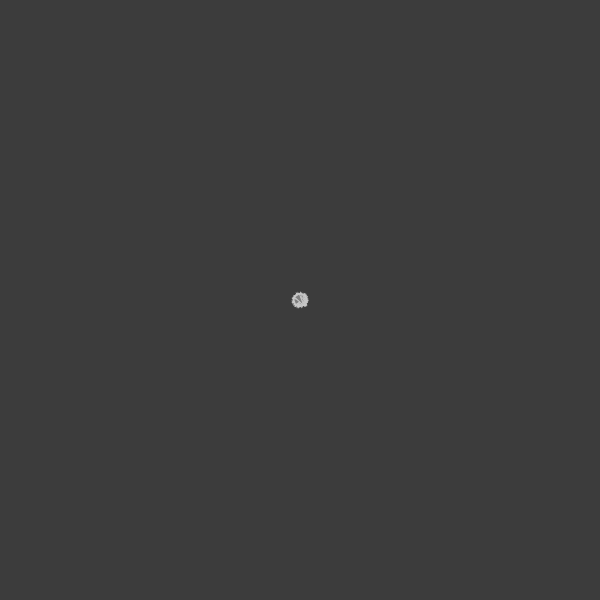
Frame 1 (no input)
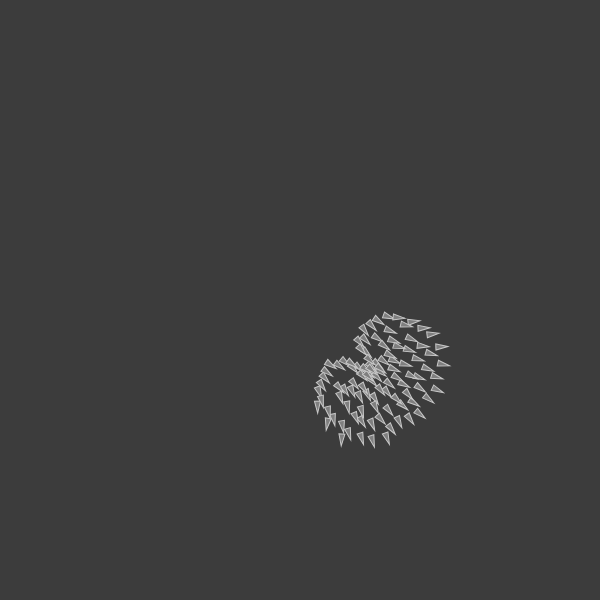
Frame 60 (no input)
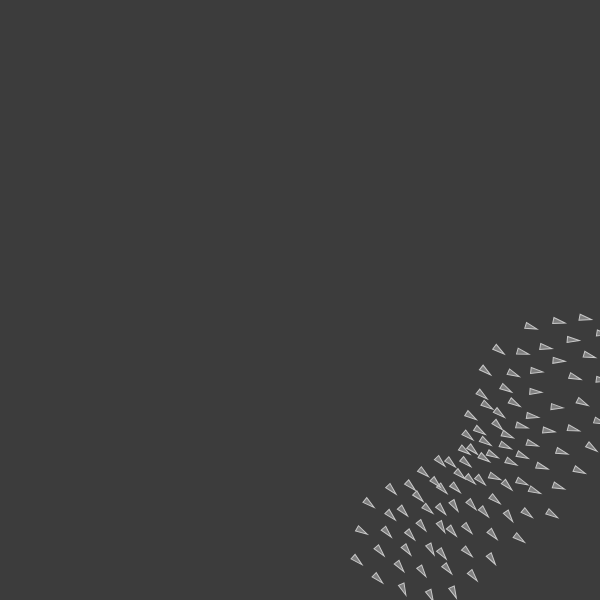
Frame 120 (the mouse pressed at the canvas centre since frame 60)

The p5.js sketch that drew these frames (run headless with seeded random() and noise() and a simulated clock; from frame 60 on, the mouse is pressed at the canvas centre):

// p5.js sketch
// ── sketch.js
let flock;

function setup() {
  createCanvas(600, 600);

  flock = new Flock();
  for (let i = 0; i < 100; i++) {           // Initial set of boids into the system
    let b = new Boid(width / 2,height / 2);
    flock.addBoid(b);
  }
}

function draw() {
  background(60);
  flock.run();
}

// Add a new boid into the System
function mouseDragged() {
  flock.addBoid(new Boid(mouseX, mouseY));
}


// Flock object, does very little, simply manages the array of all the boids
function Flock() {
  // An array for all the boids
  this.boids = []; // Initialize the array
}

Flock.prototype.run = function() {
  for (let i = 0; i < this.boids.length; i++) {
    this.boids[i].run(this.boids);  // Passing the entire list of boids to each boid individually
  }
}

Flock.prototype.addBoid = function(b) {
  this.boids.push(b);
}

// Boid class, methods for Separation, Cohesion, Alignment added
function Boid(x, y) {
  this.acceleration = createVector(0, 0);
  this.velocity = createVector(random(-1, 1), random(-1, 1));
  this.position = createVector(x, y);
  this.r = 3.0;
  this.maxspeed = 3;    // Maximum speed
  this.maxforce = 0.2;  // Maximum steering force
}

Boid.prototype.run = function(boids) {
  this.flock(boids);
  this.update();
  this.borders();
  this.render();
}

Boid.prototype.applyForce = function(force) {
  // We could add mass here if we want A = F / M
  this.acceleration.add(force);
}

// We accumulate a new acceleration each time based on three rules
Boid.prototype.flock = function(boids) {
  let sep = this.separate(boids);   // Separation
  let ali = this.align(boids);      // Alignment
  let coh = this.cohesion(boids);   // Cohesion
  // Arbitrarily weight these forces
  sep.mult(1.5);
  ali.mult(1.0);
  coh.mult(1.0);
  // Add the force vectors to acceleration
  this.applyForce(sep);
  this.applyForce(ali);
  this.applyForce(coh);
}

// Method to update location
Boid.prototype.update = function() {
  // Update velocity
  this.velocity.add(this.acceleration);
  // Limit speed
  this.velocity.limit(this.maxspeed);
  this.position.add(this.velocity);
  // Reset accelertion to 0 each cycle
  this.acceleration.mult(0);
}

// A method that calculates and applies a steering force towards a target
// STEER = DESIRED MINUS VELOCITY
Boid.prototype.seek = function(target) {
  let desired = p5.Vector.sub(target,this.position);  // A vector pointing from the location to the target
  // Normalize desired and scale to maximum speed
  desired.normalize();
  desired.mult(this.maxspeed);
  // Steering = Desired minus Velocity
  let steer = p5.Vector.sub(desired,this.velocity);
  steer.limit(this.maxforce);  // Limit to maximum steering force
  return steer;
}


Boid.prototype.render = function() {                // Draw a triangle rotated in the direction of velocity
  let theta = this.velocity.heading() + radians(90);
  fill(127);
  stroke(200);
  push();
  translate(this.position.x, this.position.y);
  rotate(theta);
  beginShape();
  vertex(0, -this.r * 2);
  vertex(-this.r, this.r * 2);
  vertex(this.r, this.r * 2);
  endShape(CLOSE);
  pop();
}

// Wraparound
Boid.prototype.borders = function() {
  if (this.position.x < -this.r)  this.position.x = width + this.r;
  if (this.position.y < -this.r)  this.position.y = height + this.r;
  if (this.position.x > width + this.r) this.position.x = -this.r;
  if (this.position.y > height + this.r) this.position.y = -this.r;
}

// Separation, method checks for nearby boids and steers away
Boid.prototype.separate = function(boids) {
  let desiredseparation = 25.0;
  let steer = createVector(0, 0);
  let count = 0;
  // For every boid in the system, check if it's too close
  for (let i = 0; i < boids.length; i++) {
    let d = p5.Vector.dist(this.position,boids[i].position);
    // If the distance is greater than 0 and less than an arbitrary amount (0 when you are yourself)
    if ((d > 0) && (d < desiredseparation)) {
      // Calculate vector pointing away from neighbor
      let diff = p5.Vector.sub(this.position, boids[i].position);
      diff.normalize();
      diff.div(d);        // Weight by distance
      steer.add(diff);
      count++;            // Keep track of how many
    }
  }
  // Average -- divide by how many
  if (count > 0) {
    steer.div(count);
  }

  // As long as the vector is greater than 0
  if (steer.mag() > 0) {
    // Implement Reynolds: Steering = Desired - Velocity
    steer.normalize();
    steer.mult(this.maxspeed);
    steer.sub(this.velocity);
    steer.limit(this.maxforce);
  }
  return steer;
}

// Alignment, for every nearby boid in the system, calculate the average velocity
Boid.prototype.align = function(boids) {
  let neighbordist = 50;
  let sum = createVector(0,0);
  let count = 0;
  for (let i = 0; i < boids.length; i++) {
    let d = p5.Vector.dist(this.position,boids[i].position);
    if ((d > 0) && (d < neighbordist)) {
      sum.add(boids[i].velocity);
      count++;
    }
  }
  if (count > 0) {
    sum.div(count);
    sum.normalize();
    sum.mult(this.maxspeed);
    let steer = p5.Vector.sub(sum, this.velocity);
    steer.limit(this.maxforce);
    return steer;
  } else {
    return createVector(0, 0);
  }
}

// Cohesion, for the average location (i.e. center) of all nearby boids, calculate steering vector towards that location
Boid.prototype.cohesion = function(boids) {
  let neighbordist = 50;
  let sum = createVector(0, 0);   // Start with empty vector to accumulate all locations
  let count = 0;
  for (let i = 0; i < boids.length; i++) {
    let d = p5.Vector.dist(this.position,boids[i].position);
    if ((d > 0) && (d < neighbordist)) {
      sum.add(boids[i].position); // Add location
      count++;
    }
  }
  if (count > 0) {
    sum.div(count);
    return this.seek(sum);  // Steer towards the location
  } else {
    return createVector(0, 0);
  }
}

// ── style.css
* {
  box-sizing: border-box;
}

html, body {
  margin: 0;
  padding: 0;
  overflow: hidden;
  font-family: -apple-system, BlinkMacSystemFont, 'Segoe UI', Roboto, Oxygen, Ubuntu, Cantarell, sans-serif;
  background-color: #000000;
  color: #ffffff;
}

.container {
  display: flex;
  height: 100vh;
  width: 100vw;
}

.controls-panel {
  width: 320px;
  background: linear-gradient(180deg, #1a1a1a 0%, #0d0d0d 100%);
  padding: 24px;
  overflow-y: auto;
  border-right: 2px solid #333;
  box-shadow: 4px 0 20px rgba(0, 0, 0, 0.5);
}

.controls-panel h2 {
  margin: 0 0 24px 0;
  font-size: 20px;
  font-weight: 600;
  color: #7fc8ff;
  text-align: center;
  border-bottom: 2px solid #333;
  padding-bottom: 12px;
}

.control-group {
  margin-bottom: 24px;
}

.control-group label {
  display: flex;
  justify-content: space-between;
  align-items: center;
  margin-bottom: 8px;
  font-size: 14px;
}

.label-text {
  color: #e0e0e0;
  font-weight: 500;
}

.value-display {
  background: #2a2a2a;
  padding: 4px 12px;
  border-radius: 12px;
  font-weight: 600;
  color: #7fc8ff;
  min-width: 45px;
  text-align: center;
  font-size: 13px;
}

input[type="range"] {
  width: 100%;
  height: 6px;
  border-radius: 3px;
  background: #2a2a2a;
  outline: none;
  -webkit-appearance: none;
  cursor: pointer;
}

input[type="range"]::-webkit-slider-thumb {
  -webkit-appearance: none;
  appearance: none;
  width: 18px;
  height: 18px;
  border-radius: 50%;
  background: linear-gradient(135deg, #7fc8ff 0%, #5aa3d9 100%);
  cursor: pointer;
  box-shadow: 0 2px 8px rgba(127, 200, 255, 0.4);
  transition: all 0.2s ease;
}

input[type="range"]::-webkit-slider-thumb:hover {
  transform: scale(1.2);
  box-shadow: 0 3px 12px rgba(127, 200, 255, 0.6);
}

input[type="range"]::-moz-range-thumb {
  width: 18px;
  height: 18px;
  border-radius: 50%;
  background: linear-gradient(135deg, #7fc8ff 0%, #5aa3d9 100%);
  cursor: pointer;
  border: none;
  box-shadow: 0 2px 8px rgba(127, 200, 255, 0.4);
  transition: all 0.2s ease;
}

input[type="range"]::-moz-range-thumb:hover {
  transform: scale(1.2);
  box-shadow: 0 3px 12px rgba(127, 200, 255, 0.6);
}

.info-box {
  background: #1a2a3a;
  border-left: 4px solid #7fc8ff;
  padding: 16px;
  border-radius: 8px;
  margin: 24px 0;
  font-size: 13px;
  line-height: 1.6;
}

.info-box p {
  margin: 8px 0;
}

.info-box strong {
  color: #7fc8ff;
}

.reset-button {
  width: 100%;
  padding: 14px;
  background: linear-gradient(135deg, #7fc8ff 0%, #5aa3d9 100%);
  color: #000;
  border: none;
  border-radius: 8px;
  font-size: 15px;
  font-weight: 600;
  cursor: pointer;
  transition: all 0.3s ease;
  box-shadow: 0 4px 12px rgba(127, 200, 255, 0.3);
}

.reset-button:hover {
  transform: translateY(-2px);
  box-shadow: 0 6px 16px rgba(127, 200, 255, 0.5);
}

.reset-button:active {
  transform: translateY(0);
}

#canvas-container {
  flex: 1;
  display: flex;
  align-items: center;
  justify-content: center;
  background-color: #000000;
  padding: 20px;
}

canvas {
  display: block;
  box-shadow: 0 8px 32px rgba(0, 0, 0, 0.8);
  border-radius: 8px;
}

/* Scrollbar customization */
.controls-panel::-webkit-scrollbar {
  width: 8px;
}

.controls-panel::-webkit-scrollbar-track {
  background: #0d0d0d;
}

.controls-panel::-webkit-scrollbar-thumb {
  background: #333;
  border-radius: 4px;
}

.controls-panel::-webkit-scrollbar-thumb:hover {
  background: #444;
}
